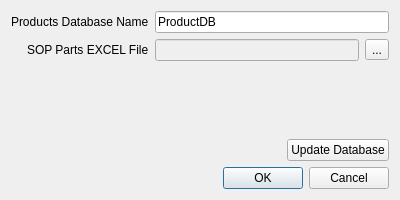
<?xml version="1.0" encoding="UTF-8"?>
<ui version="4.0">
 <class>ProductUpdateDialog</class>
 <widget class="QDialog" name="ProductUpdateDialog">
  <property name="enabled">
   <bool>true</bool>
  </property>
  <property name="geometry">
   <rect>
    <x>0</x>
    <y>0</y>
    <width>400</width>
    <height>200</height>
   </rect>
  </property>
  <property name="sizePolicy">
   <sizepolicy hsizetype="Preferred" vsizetype="Preferred">
    <horstretch>0</horstretch>
    <verstretch>0</verstretch>
   </sizepolicy>
  </property>
  <property name="minimumSize">
   <size>
    <width>400</width>
    <height>200</height>
   </size>
  </property>
  <property name="contextMenuPolicy">
   <enum>Qt::CustomContextMenu</enum>
  </property>
  <property name="windowTitle">
   <string>Options</string>
  </property>
  <property name="sizeGripEnabled">
   <bool>false</bool>
  </property>
  <layout class="QVBoxLayout" name="verticalLayout">
   <property name="sizeConstraint">
    <enum>QLayout::SetDefaultConstraint</enum>
   </property>
   <item>
    <layout class="QFormLayout" name="formLayout">
     <property name="sizeConstraint">
      <enum>QLayout::SetDefaultConstraint</enum>
     </property>
     <property name="fieldGrowthPolicy">
      <enum>QFormLayout::AllNonFixedFieldsGrow</enum>
     </property>
     <property name="labelAlignment">
      <set>Qt::AlignRight|Qt::AlignTrailing|Qt::AlignVCenter</set>
     </property>
     <item row="0" column="0">
      <widget class="QLabel" name="DBNameLabel">
       <property name="text">
        <string>Products Database Name</string>
       </property>
      </widget>
     </item>
     <item row="0" column="1">
      <widget class="QLineEdit" name="DBFileText">
       <property name="text">
        <string>ProductDB</string>
       </property>
       <property name="readOnly">
        <bool>true</bool>
       </property>
      </widget>
     </item>
     <item row="1" column="0">
      <widget class="QLabel" name="partFileLabel">
       <property name="text">
        <string>SOP Parts EXCEL File</string>
       </property>
      </widget>
     </item>
     <item row="1" column="1">
      <layout class="QHBoxLayout" name="horizontalLayout_2">
       <item>
        <widget class="QLineEdit" name="partFileText">
         <property name="enabled">
          <bool>false</bool>
         </property>
        </widget>
       </item>
       <item>
        <widget class="QToolButton" name="fileBrowseButton">
         <property name="text">
          <string>...</string>
         </property>
        </widget>
       </item>
      </layout>
     </item>
    </layout>
   </item>
   <item>
    <spacer name="verticalSpacer">
     <property name="orientation">
      <enum>Qt::Vertical</enum>
     </property>
     <property name="sizeType">
      <enum>QSizePolicy::MinimumExpanding</enum>
     </property>
     <property name="sizeHint" stdset="0">
      <size>
       <width>20</width>
       <height>40</height>
      </size>
     </property>
    </spacer>
   </item>
   <item>
    <layout class="QHBoxLayout" name="horizontalLayout">
     <item alignment="Qt::AlignRight">
      <widget class="QPushButton" name="updateDBButton">
       <property name="sizePolicy">
        <sizepolicy hsizetype="Expanding" vsizetype="Fixed">
         <horstretch>0</horstretch>
         <verstretch>0</verstretch>
        </sizepolicy>
       </property>
       <property name="text">
        <string>Update Database</string>
       </property>
      </widget>
     </item>
    </layout>
   </item>
   <item>
    <widget class="QDialogButtonBox" name="buttonBox">
     <property name="sizePolicy">
      <sizepolicy hsizetype="Expanding" vsizetype="Fixed">
       <horstretch>0</horstretch>
       <verstretch>0</verstretch>
      </sizepolicy>
     </property>
     <property name="orientation">
      <enum>Qt::Horizontal</enum>
     </property>
     <property name="standardButtons">
      <set>QDialogButtonBox::Cancel|QDialogButtonBox::Ok</set>
     </property>
    </widget>
   </item>
  </layout>
 </widget>
 <resources/>
 <connections>
  <connection>
   <sender>buttonBox</sender>
   <signal>accepted()</signal>
   <receiver>ProductUpdateDialog</receiver>
   <slot>accept()</slot>
   <hints>
    <hint type="sourcelabel">
     <x>248</x>
     <y>254</y>
    </hint>
    <hint type="destinationlabel">
     <x>157</x>
     <y>274</y>
    </hint>
   </hints>
  </connection>
  <connection>
   <sender>buttonBox</sender>
   <signal>rejected()</signal>
   <receiver>ProductUpdateDialog</receiver>
   <slot>reject()</slot>
   <hints>
    <hint type="sourcelabel">
     <x>316</x>
     <y>260</y>
    </hint>
    <hint type="destinationlabel">
     <x>286</x>
     <y>274</y>
    </hint>
   </hints>
  </connection>
 </connections>
</ui>
